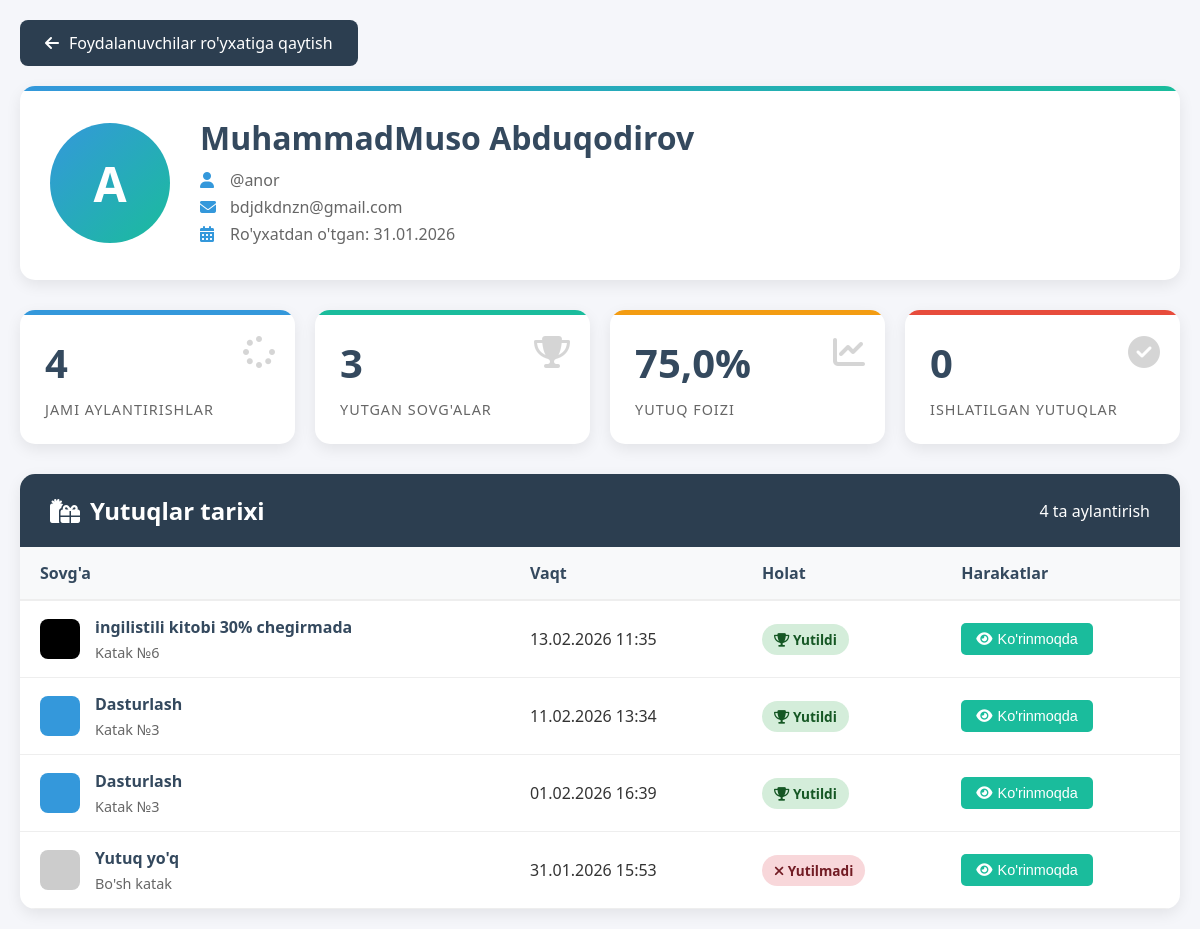
The app's page /dashboard/foydalanuvchi/1/ (signed in) with its own data.
### app/models.py (models this page shows, shortened)
class BarabanSpin(models.Model):
    user = models.ForeignKey(User, on_delete=models.CASCADE, related_name='spins')
    sovga = models.ForeignKey(Sovga, on_delete=models.SET_NULL, null=True, blank=True)
    spin_vaqti = models.DateTimeField(auto_now_add=True)
    keyingi_spin_vaqti = models.DateTimeField()
    class Meta:
        ordering = ['-spin_vaqti']

class Sovga(models.Model):
    nomi = models.CharField(max_length=255, verbose_name="Sovg'a nomi")
    tasvir = models.TextField(blank=True, verbose_name="Sovg'a tasviri")
    foiz = models.IntegerField(
        default=10,
        validators=[MinValueValidator(1), MaxValueValidator(100)],
        verbose_name="Yutuq foizi (%)"
    )
    katak_raqami = models.IntegerField(
        default=1,
        validators=[MinValueValidator(1), MaxValueValidator(10)],
        verbose_name="Katak raqami"
    )
    rangi = models.CharField(max_length=7, default="#3498db", verbose_name="Katak rangi")
    is_active = models.BooleanField(default=True, verbose_name="Faol")
    yaratilgan_vaqt = models.DateTimeField(auto_now_add=True)
    class Meta:
        verbose_name = "Sovg'a"
        verbose_name_plural = "Sovg'alar"
        ordering = ['katak_raqami']

### app/views.py (the view)
# urls.py: path('dashboard/foydalanuvchi/<int:user_id>/', foydalanuvchi_detail, name='foydalanuvchi_detail'),
@staff_member_required
def foydalanuvchi_detail(request, user_id):
    try:
        user = User.objects.get(id=user_id)
        baraban_spins = BarabanSpin.objects.filter(user=user).select_related('sovga')
        yutuqlar = Yutuq.objects.filter(user=user).select_related('sovga')
        total_spins = baraban_spins.count()
        total_wins = baraban_spins.filter(sovga__isnull=False).count()
        total_used = yutuqlar.filter(ishlatildi=True).count()
        context = {
            'user': user,
            'baraban_spins': baraban_spins,
            'yutuqlar': yutuqlar,
            'total_spins': total_spins,
            'total_wins': total_wins,
            'total_used': total_used,
            'win_rate': (total_wins / total_spins * 100) if total_spins > 0 else 0
        }
        return render(request, 'app/foydalanuvchi_detail.html', context)
    except User.DoesNotExist:
        messages.error(request, "Foydalanuvchi topilmadi")
        return redirect('foydalanuvchilar_list')

### app/templates/app/foydalanuvchi_detail.html (shortened to what this page needs)
{% load static %}
<!DOCTYPE html>
<html lang="uz">
<head>
    <link rel="stylesheet" href="https://cdnjs.cloudflare.com/ajax/libs/font-awesome/6.4.0/css/all.min.css">
</head>
<body>
    <div class="container">
        <a href="{% url 'foydalanuvchilar_list' %}" class="back-btn">
            <i class="fas fa-arrow-left"></i> Foydalanuvchilar ro'yxatiga qaytish
        </a>
        <div class="profile-header">
            <div class="profile-avatar">
                {{ user.username|first|upper }}
            </div>
            <div class="profile-info">
                <h1 class="profile-name">
                    {% if user.first_name or user.last_name %}
                        {{ user.first_name }} {{ user.last_name }}
                    {% else %}
                        {{ user.username }}
                    {% endif %}
                </h1>
                <div class="profile-meta">
                    <i class="fas fa-user"></i>
                    <span>@{{ user.username }}</span>
                </div>
                <div class="profile-meta">
                    <i class="fas fa-envelope"></i>
                    <span>{{ user.email }}</span>
                </div>
                <div class="profile-meta">
                    <i class="fas fa-calendar-alt"></i>
                    <span>Ro'yxatdan o'tgan: {{ user.date_joined|date:"d.m.Y" }}</span>
                </div>
            </div>
        </div>
        <div class="stats-grid">
            <div class="stat-card">
                <div class="stat-icon"><i class="fas fa-spinner"></i></div>
                <div class="stat-value">{{ total_spins }}</div>
                <div class="stat-label">Jami aylantirishlar</div>
            </div>
            <div class="stat-card">
                <div class="stat-icon"><i class="fas fa-trophy"></i></div>
                <div class="stat-value">{{ total_wins }}</div>
                <div class="stat-label">Yutgan sovg'alar</div>
            </div>
            <div class="stat-card">
                <div class="stat-icon"><i class="fas fa-chart-line"></i></div>
                <div class="stat-value">{{ win_rate|floatformat:1 }}%</div>
                <div class="stat-label">Yutuq foizi</div>
            </div>
            <div class="stat-card">
                <div class="stat-icon"><i class="fas fa-check-circle"></i></div>
                <div class="stat-value">{{ total_used }}</div>
                <div class="stat-label">Ishlatilgan yutuqlar</div>
            </div>
        </div>
    <div class="yutuqlar-container">
        <div class="section-header">
            <h2><i class="fas fa-gifts"></i> Yutuqlar tarixi</h2>
            <span>{{ baraban_spins.count }} ta aylantirish</span>
        </div>
        {% if baraban_spins %}
            <table class="yutuqlar-table">
                <thead>
                    <tr>
                        <th>Sovg'a</th>
                        <th>Vaqt</th>
                        <th>Holat</th>
                        <th>Harakatlar</th>
                    </tr>
                </thead>
                <tbody>
                    {% for spin in baraban_spins %}
                        <tr>
                            <td>
                                {% if spin.sovga %}
                                    <div class="yutuq-sovga">
                                        <div class="sovga-color" style="background: {{ spin.sovga.rangi }};"></div>
                                        <div class="sovga-info">
                                            <h4>{{ spin.sovga.nomi }}</h4>
                                            <p>Katak №{{ spin.sovga.katak_raqami }}</p>
                                        </div>
                                    </div>
                                {% else %}
                                    <div class="yutuq-sovga">
                                        <div class="sovga-color" style="background: #ccc;"></div>
                                        <div class="sovga-info">
                                            <h4>Yutuq yo'q</h4>
                                            <p>Bo'sh katak</p>
                                        </div>
                                    </div>
                                {% endif %}
                            </td>
                            <td>
                                {{ spin.spin_vaqti|date:"d.m.Y H:i" }}
                            </td>
                            <td>
                                {% if spin.sovga %}
                                    <span class="status-badge status-won">
                                        <i class="fas fa-trophy"></i> Yutildi
                                    </span>
                                {% else %}
                                    <span class="status-badge status-lost">
                                        <i class="fas fa-times"></i> Yutilmadi
                                    </span>
                                {% endif %}
                            </td>
                            <td>
                                <div class="action-buttons">
                                    <button class="action-btn btn-edit" onclick="alert('Uzur Notog`ri harakat !')">
                                        <i class="fas fa-eye"></i> Ko'rinmoqda
                                    </button>
                                </div>
                            </td>
                        </tr>
                    {% endfor %}
                </tbody>
            </table>
        {% else %}
            <div class="empty-state">
                <i class="fas fa-box-open"></i>
                <h3>Yutuqlar topilmadi</h3>
                <p>Bu foydalanuvchi hali barabanni aylantirmagan.</p>
            </div>
        {% endif %}
    </div>
    </div>
</body>
</html>

### app/templates/app/foydalanuvchi_detail.html (style rules this page uses)
:root { --primary: #3498db; --secondary: #2c3e50; --accent: #1abc9c; --warning: #f39c12; --danger: #e74c3c; --light: #ecf0f1; --dark: #34495e; }
* { margin: 0; padding: 0; box-sizing: border-box; }
body { font-family: 'Segoe UI', Tahoma, Geneva, Verdana, sans-serif; background: #f5f6fa; color: #333; }
.container { max-width: 1200px; margin: 0 auto; padding: 20px; }
.back-btn { display: inline-flex; align-items: center; gap: 10px; padding: 12px 25px; background: var(--secondary); color: white; text-decoration: none; border-radius: 8px; margin-bottom: 20px; transition: all 0.3s; }
.profile-header { background: white; border-radius: 15px; padding: 30px; margin-bottom: 30px; box-shadow: 0 5px 15px rgba(0,0,0,0.08); display: flex; align-items: center; gap: 30px; position: relative; overflow: hidden; }
.profile-header::before { content: ''; position: absolute; top: 0; left: 0; width: 100%; height: 5px; background: linear-gradient(90deg, var(--primary), var(--accent)); }
.profile-avatar { width: 120px; height: 120px; background: linear-gradient(135deg, var(--primary), var(--accent)); border-radius: 50%; display: flex; align-items: center; justify-content: center; color: white; font-size: 3rem; font-weight: bold; flex-shrink: 0; }
.profile-info { flex: 1; }
.profile-name { font-size: 2rem; color: var(--dark); margin-bottom: 10px; }
.profile-meta { color: #666; margin-bottom: 5px; display: flex; align-items: center; gap: 10px; }
.profile-meta i { color: var(--primary); width: 20px; }
.stats-grid { display: grid; grid-template-columns: repeat(auto-fit, minmax(250px, 1fr)); gap: 20px; margin-bottom: 30px; }
.stat-card { background: white; border-radius: 15px; padding: 25px; box-shadow: 0 5px 15px rgba(0,0,0,0.08); position: relative; overflow: hidden; transition: transform 0.3s; }
.stat-card::before { content: ''; position: absolute; top: 0; left: 0; width: 100%; height: 5px; }
.stat-card:nth-child(1)::before { background: var(--primary); }
.stat-card:nth-child(2)::before { background: var(--accent); }
.stat-card:nth-child(3)::before { background: var(--warning); }
.stat-card:nth-child(4)::before { background: var(--danger); }
.stat-value { font-size: 2.5rem; font-weight: bold; color: var(--dark); margin-bottom: 10px; }
.stat-label { color: #666; font-size: 0.9rem; text-transform: uppercase; letter-spacing: 1px; }
.stat-icon { position: absolute; right: 20px; top: 20px; font-size: 2rem; opacity: 0.2; }
.yutuqlar-container { background: white; border-radius: 15px; overflow: hidden; box-shadow: 0 5px 15px rgba(0,0,0,0.08); }
.section-header { background: var(--secondary); color: white; padding: 20px 30px; display: flex; justify-content: space-between; align-items: center; }
.section-header h2 { font-size: 1.5rem; display: flex; align-items: center; gap: 10px; }
.yutuqlar-table { width: 100%; border-collapse: collapse; }
.yutuqlar-table thead { background: #f8f9fa; }
.yutuqlar-table th { padding: 15px 20px; text-align: left; color: var(--dark); font-weight: 600; border-bottom: 2px solid #eee; }
.yutuqlar-table tbody tr { border-bottom: 1px solid #eee; transition: all 0.3s; }
.yutuqlar-table td { padding: 15px 20px; }
.yutuq-sovga { display: flex; align-items: center; gap: 15px; }
.sovga-color { width: 40px; height: 40px; border-radius: 8px; flex-shrink: 0; }
.sovga-info h4 { margin-bottom: 5px; color: var(--dark); }
.sovga-info p { color: #666; font-size: 0.9rem; }
.status-badge { display: inline-block; padding: 6px 12px; border-radius: 20px; font-size: 0.85rem; font-weight: 600; }
.status-won { background: #d4edda; color: #155724; }
.status-lost { background: #f8d7da; color: #721c24; }
.action-buttons { display: flex; gap: 10px; }
.action-btn { padding: 8px 15px; border: none; border-radius: 5px; cursor: pointer; font-size: 0.9rem; transition: all 0.3s; display: inline-flex; align-items: center; gap: 5px; }
.btn-edit { background: var(--accent); color: white; }

### records on screen
BarabanSpin: sovga.nomi "ingilistili kitobi 30% chegirmada", sovga.katak_raqami "6", spin_vaqti "13.02.2026 11:35", shows "Yutildi"
BarabanSpin: sovga.nomi "Dasturlash", sovga.katak_raqami "3", spin_vaqti "11.02.2026 13:34", shows "Yutildi"
BarabanSpin: sovga.nomi "Dasturlash", sovga.katak_raqami "3", spin_vaqti "01.02.2026 16:39", shows "Yutildi"
BarabanSpin: shows "Yutuq yo'q", spin_vaqti "31.01.2026 15:53", shows "Yutilmadi"

### other values on screen
{{ user.username|first|upper }} "A"
{{ user.first_name }} "MuhammadMuso"
{{ user.last_name }} "Abduqodirov"
{{ user.username }} "anor"
{{ user.email }} "bdjdkdnzn@gmail.com"
{{ user.date_joined|date:"d.m.Y" }} "31.01.2026"
{{ total_spins }} "4"
{{ total_wins }} "3"
{{ win_rate|floatformat:1 }} "75,0"
{{ total_used }} "0"
{{ baraban_spins.count }} "4"
